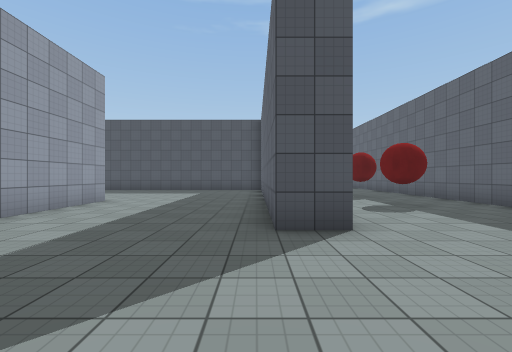
View 1 (above)

24 first-person views from a walk through a 3-D level made in the Unity game engine. The camera is 1.4 m above the floor, looks level and sees 90° across. The floor is counted in squares, 2 m on a side. Each view is taken from the middle of a square. On the plan, view 1 faces up. The plan holds only what a view shows up to about 9 squares ahead; the rest is blank. The place goes on beyond the plan. Surface patterns are stand-ins for the level's own textures.

View 2
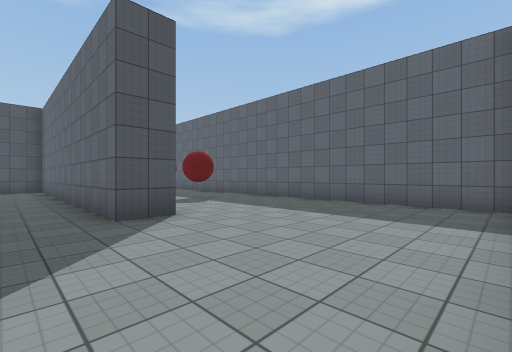

View 3
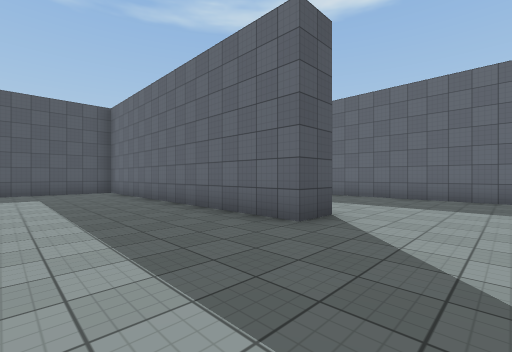

View 4
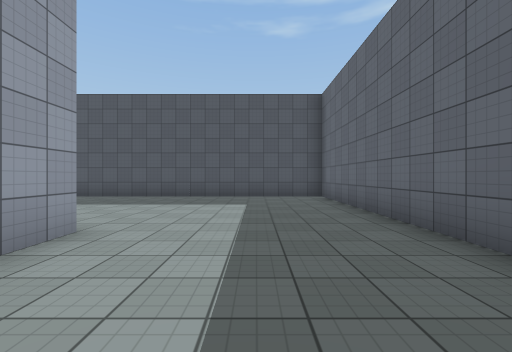

View 5
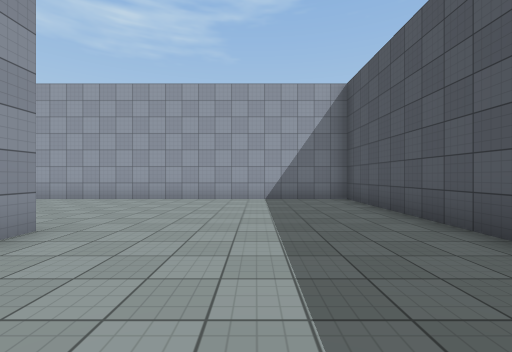

View 6
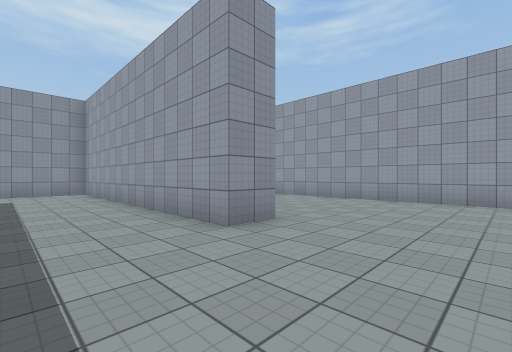

View 7
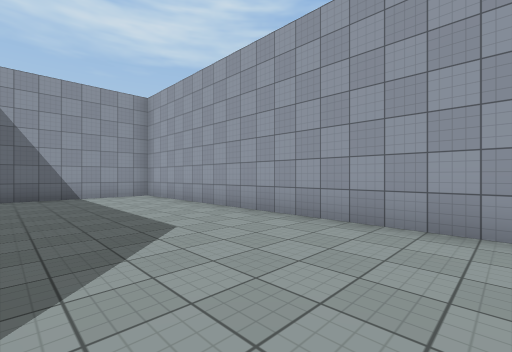

View 8
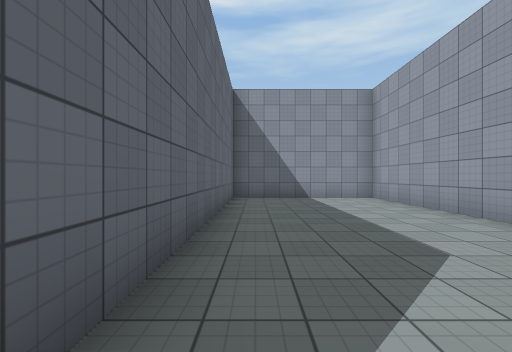

View 9
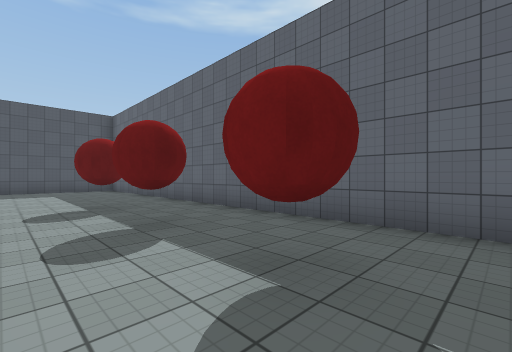

View 10
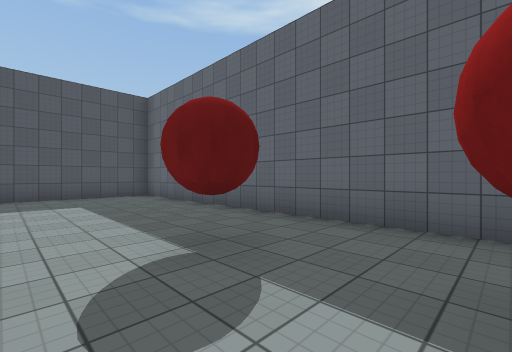

View 11
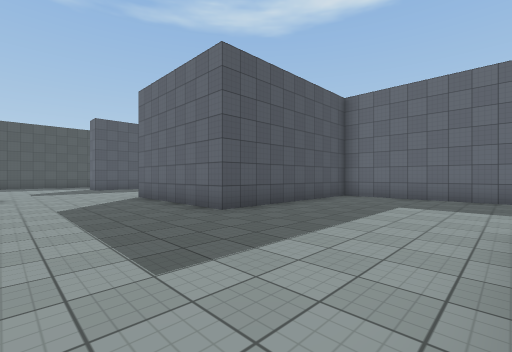

View 12
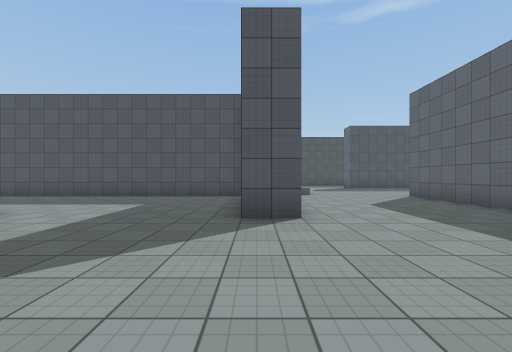

View 13
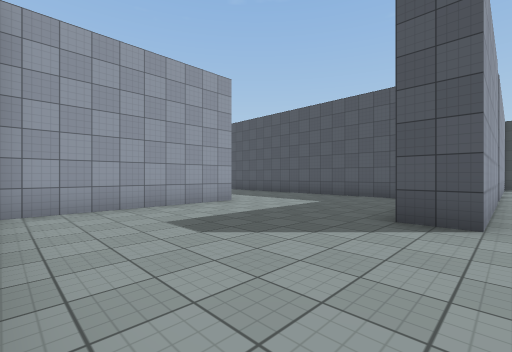

View 14
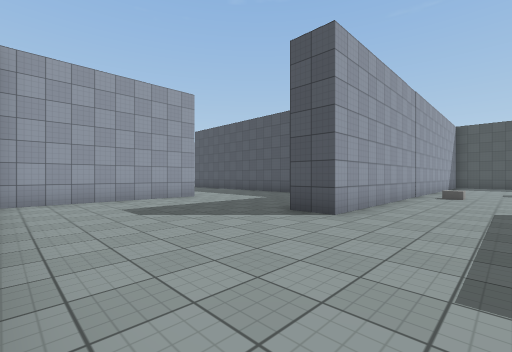

View 15
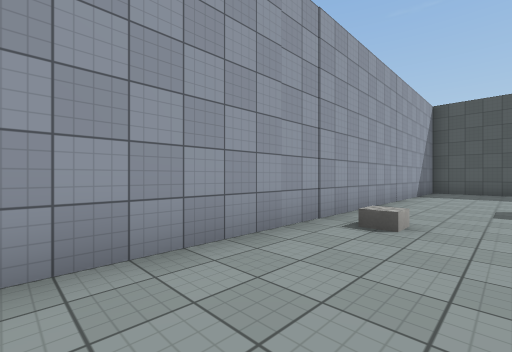

View 16
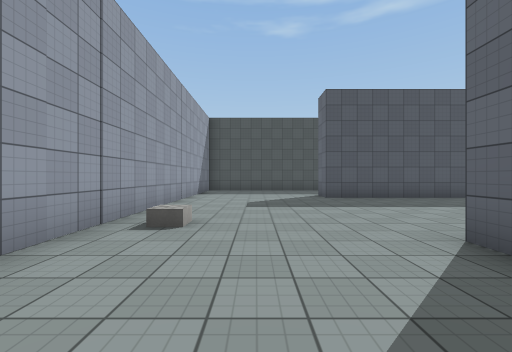

View 17
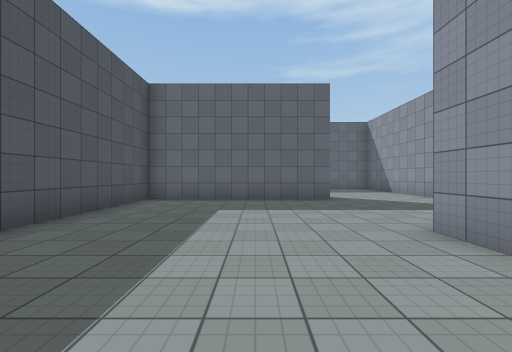

View 18
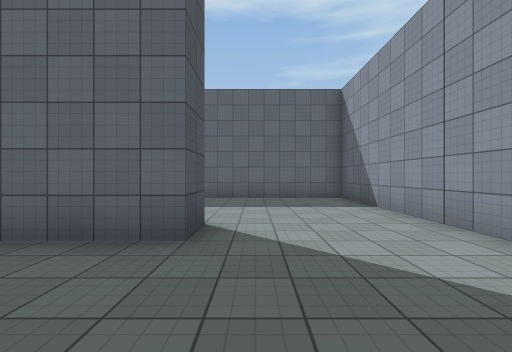

View 19
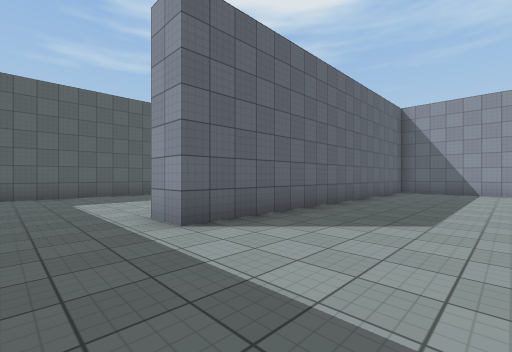

View 20
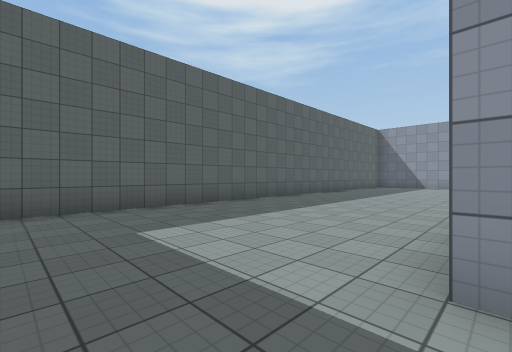

View 21
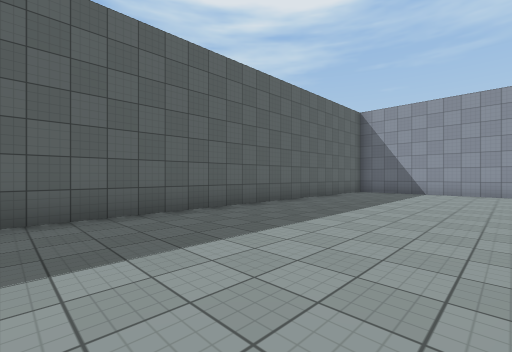

View 22
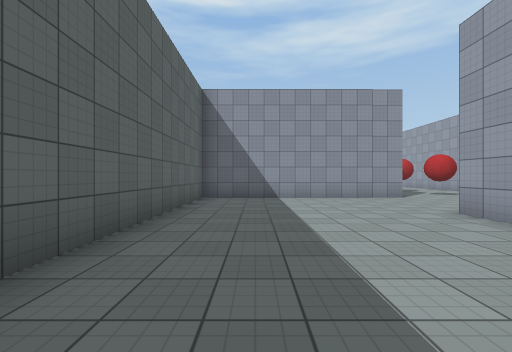

View 23
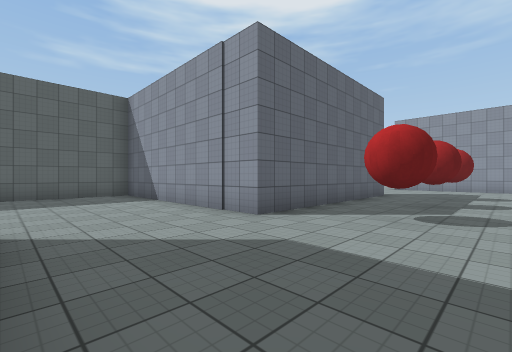

View 24
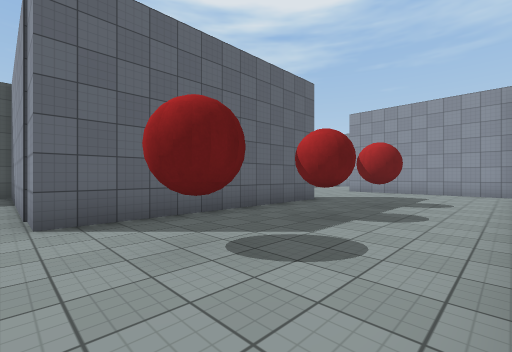

### Floor plan
Points are (right, up) in squares from view 1. A wall is a line through its corners. A room is listed if a view was taken in it or the views show most of it. See-through windows are left out.
Room 1 (views 1, 2, 3, 4, 5, 6, 7, 8, 9, 10, 11, 12, 13, 14, 15, 16, 17, 18, 19, 20)
walls: (5.5, 18.2) (0.3, 18.2) (0.3, 22.7) (1.2, 22.7); (5.8, 19.2) (11.2, 19.2) (11.2, 29.2) (12.2, 29.2); (-5.4, 7.2) (-4.2, 7.2) (-4.2, -0.5); (-5.5, 22.8) (-10.5, 22.8); (6.8, 22.8) (5.8, 22.8) (5.8, 28.2) (0.3, 28.2) (0.3, 29); (-9.8, 18.8) (-9.8, 14); (1.2, 3.3) (0.3, 3.3) (0.3, 12.8) (-9.8, 12.8) (-9.8, -1.2) (-5.3, -1.2) (-5.3, 6.2); (-4.2, 30.5) (-4.2, 18.2) (-5.2, 18.2); (-3.5, -1.2) (-2, -1.2); (5.8, -1) (5.8, 18)
ways out: opening at (12, 30.5) to room 2
objects: cube (-3, 24); red ball (3, 6) to (4, 6); red ball (3, 11) to (4, 11); red ball (4, 9)
Room 2 (views 21, 22, 23, 24)
walls: (11.2, 8.1) (11.2, 14.7) (17.7, 14.7) (17.7, 31); (12.2, 19.2) (12.2, 18.2); (7, 3.7) (8.5, 3.7)
ways out: opening at (12, 30.5) to room 1
objects: red ball (9, 9); red ball (9, 11); red ball (9, 14)

Where each view was taken, in squares from view 1:
view 1: 0 up, 0 right, facing up
view 2: 1 down, 1 left, facing up-right
view 3: 1 up, 3 left, facing up-right
view 4: 4 up, 2 left, facing up
view 5: 10 up, 2 left, facing left
view 6: 10 up, 2 left, facing down-left
view 7: 8 up, 6 left, facing down-left
view 8: 7 up, 6 left, facing down
view 9: 5 up, 2 right, facing up-right
view 10: 9 up, 2 right, facing up-right
view 11: 14 up, 3 left, facing up-right
view 12: 14 up, 5 left, facing up
view 13: 14 up, 4 left, facing up-left
view 14: 14 up, 2 left, facing up-left
view 15: 20 up, 2 left, facing up-left
view 16: 20 up, 2 left, facing up
view 17: 25 up, 2 left, facing right
view 18: 22 up, 3 right, facing right
view 19: 31 up, 8 right, facing down-right
view 20: 31 up, 12 right, facing down-right
view 21: 26 up, 13 right, facing down-right
view 22: 23 up, 16 right, facing down
view 23: 18 up, 8 right, facing down-right
view 24: 15 up, 7 right, facing down-right
